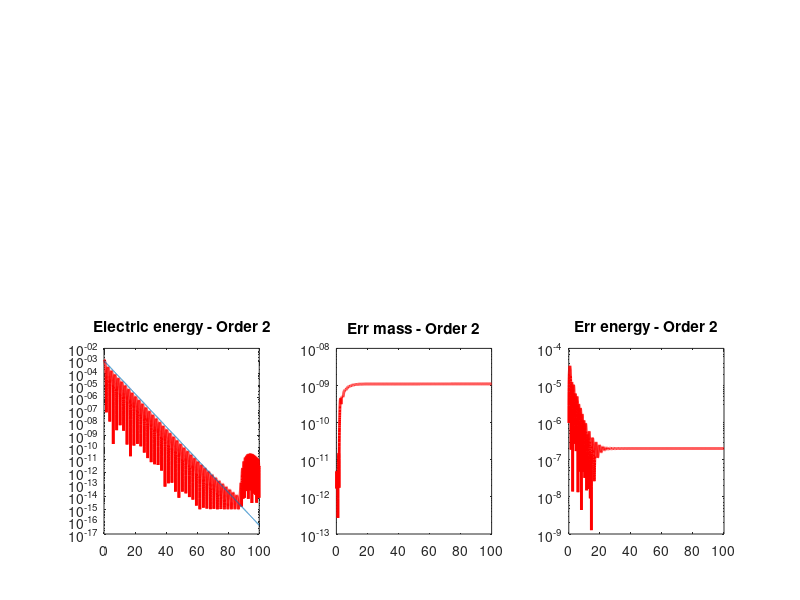

MATLAB code to generate this figure:
% rk = 5
% x -> 64
% v -> 256

clc
clear all
close all
%{
fileID1 = fopen('el_energy_order1_1d.txt');
%fileID2 = fopen('el_energy_gpu_order1_1d.txt');

fileID3 = fopen('err_mass_order1_1d.txt');
%fileID4 = fopen('err_mass_gpu_order1_1d.txt');

fileID5 = fopen('err_energy_order1_1d.txt');
%fileID6 = fopen('err_energy_gpu_order1_1d.txt');

A = fscanf(fileID1,'%f');

tstar = A(1);
tau = A(2);
ttt = tau:tau:tstar;
el_energy = A(3:end);

%B = fscanf(fileID2,'%f');
%el_energy_gpu = B(3:end);

figure
subplot(2,3,1)
semilogy(ttt,el_energy,'-r','Linewidth',2)
hold on
%semilogy(ttt,el_energy_gpu,'--b','Linewidth',2)

semilogy(ttt,1/1000*exp(-0.306*ttt))
title('Electric energy - Order 1')
%legend('CPU','GPU')

err_mass = fscanf(fileID3,'%f');
%err_mass_gpu = fscanf(fileID4,'%f');

subplot(2,3,2)
semilogy(ttt,err_mass,'-r','Linewidth',2)
%hold on
%semilogy(ttt,err_mass_gpu,'--b','Linewidth',2)
title('Err mass - Order 1')
%legend('CPU','GPU')

err_energy = fscanf(fileID5,'%f');
%err_energy_gpu = fscanf(fileID6,'%f');
subplot(2,3,3)
semilogy(ttt,err_energy,'-r','Linewidth',2)
%hold on
%semilogy(ttt,err_energy_gpu,'--b','Linewidth',2)
title('Err energy - Order 1')
%legend('CPU','GPU')
%}

fileID1 = fopen('el_energy_order2_1d.txt');
%fileID2 = fopen('el_energy_gpu_order2_1d.txt');

fileID3 = fopen('err_mass_order2_1d.txt');
%fileID4 = fopen('err_mass_gpu_order2_1d.txt');

fileID5 = fopen('err_energy_order2_1d.txt');
%fileID6 = fopen('err_energy_gpu_order2_1d.txt');

A = fscanf(fileID1,'%f');

tstar = A(1);
tau = A(2);
ttt = tau:tau:tstar;
el_energy = A(3:end);

%B = fscanf(fileID2,'%f');
%el_energy_gpu = B(3:end);

subplot(2,3,4)
semilogy(ttt,el_energy,'-r','Linewidth',2)
hold on
%semilogy(ttt,el_energy_gpu,'--b','Linewidth',2)

semilogy(ttt,1/1000*exp(-0.306*ttt))
title('Electric energy - Order 2')
%legend('CPU','GPU')

err_mass = fscanf(fileID3,'%f');
%err_mass_gpu = fscanf(fileID4,'%f');

subplot(2,3,5)
semilogy(ttt,err_mass,'-r','Linewidth',2)
%hold on
%semilogy(ttt,err_mass_gpu,'--b','Linewidth',2)
title('Err mass - Order 2')
%legend('CPU','GPU')

err_energy = fscanf(fileID5,'%f');
%err_energy_gpu = fscanf(fileID6,'%f');
subplot(2,3,6)
semilogy(ttt,err_energy,'-r','Linewidth',2)
%hold on
%semilogy(ttt,err_energy_gpu,'--b','Linewidth',2)
title('Err energy - Order 2')
%legend('CPU','GPU')
